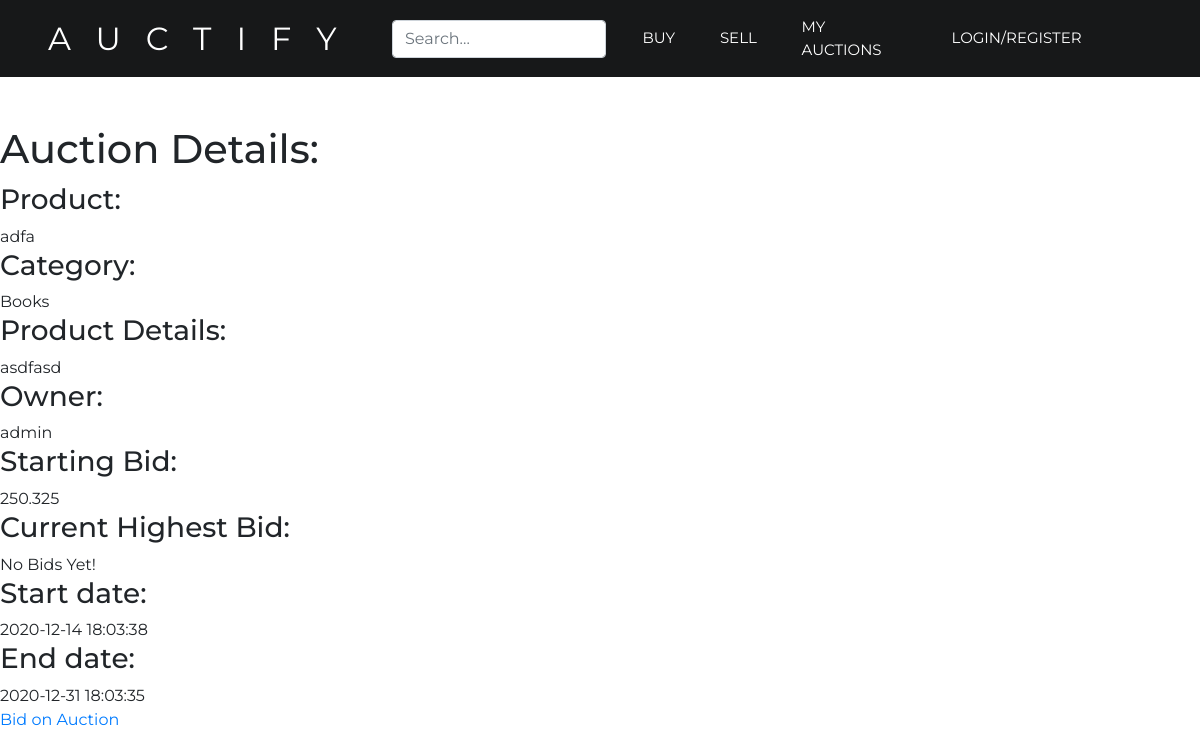
Page /viewAuction.php on the earlier database version.
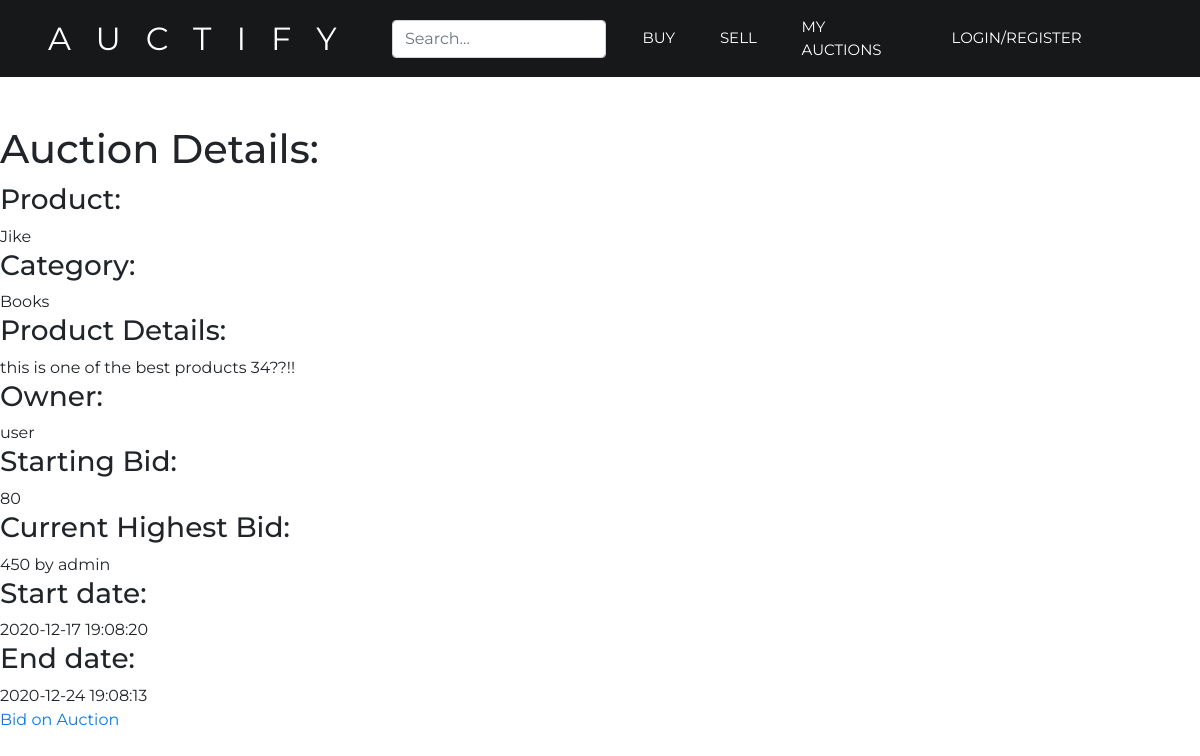
Same page on the later database version.
### tables this page shows
CREATE TABLE `products` (
  `id` int(11) NOT NULL,
  `name` varchar(50) NOT NULL,
  `details` varchar(200) NOT NULL,
  `category` varchar(50) NOT NULL
);

CREATE TABLE `auctions` (
  `id` int(11) NOT NULL,
  `owner` varchar(30) NOT NULL,
  `product` int(11) NOT NULL,
  `start` datetime NOT NULL,
  `end` datetime NOT NULL,
  `startprice` float NOT NULL,
  `bid` float DEFAULT NULL,
  `bidder` varchar(30) DEFAULT NULL,
  `status` varchar(15) NOT NULL
);

### controlled.php (called while the page is built, shortened)
<?php
try{
    require('connection.php');
    $sql="SELECT id, end, bidder FROM auctions WHERE status='active'";
    $rs=$db->query($sql);
    foreach($rs as $row){
        $auctionid = $row['id'];
    }
}
catch (PDOException $e){
    die($e->getMessage());
}
?>

### viewAuction.php (the view, shortened to what this page needs)
<?php
require('controlled.php');
extract($_REQUEST);
?>
<!DOCTYPE html>
<html>
<head>
	<?php include 'head.php'; ?>
</head>
<body>
	<?php include 'header.php'; ?>
<?php
try{
	require('connection.php');
	$sql = $db->prepare("SELECT * FROM auctions WHERE id=?");
	$sql->execute(array($auctionid));
	$auctions = $sql->fetch(PDO::FETCH_ASSOC);
	$productid = $auctions['product'];
	$sql = $db->prepare("SELECT * FROM products WHERE id=?");
	$sql->execute(array($productid));
	$products = $sql->fetch(PDO::FETCH_ASSOC);
	if ($auction = $auctions) {
		$highestBid = $auction['bid'];
		$highestBidder = $auction['bidder'];
	}
	echo "<h1>Auction Details:</h1>";
	echo "<h3>Product:</h3>";
	echo $products['name'];
	echo "<h3>Category:</h3>";
	echo $products['category'];
	echo "<h3>Product Details:</h3>";
	echo $products['details'];
	echo "<h3>Owner:</h3>";
	echo $auctions['owner'];
	echo "<h3>Starting Bid:</h3>";
	echo $auctions['startprice'];
	echo "<h3>Current Highest Bid:</h3>";
	if (isset($highestBid)) {
		echo "$highestBid by $highestBidder";
	} else {
		echo "No Bids Yet!";
	}
	echo "<h3>Start date:</h3>";
	echo $auctions['start'];
	echo "<h3>End date:</h3>";
	echo $auctions['end'];
	if ($auctions['owner']!=$_SESSION['username']) {
		echo "<p><a href='bid.php?auctionid=$auctionid'>Bid on Auction</a></p>";
	}
} catch(PDOExecption $e){
	die ("ERROR:".$e->getMessage());
}
?>
</body>
</html>

Differences in the rows shown:
no longer on this page (row unchanged): products: name "adfa", category "Books", details "asdfasd"
no longer on this page (row edited): auctions: owner "admin", startprice "250.325", start "2020-12-14 18:03:38", end "2020-12-31 18:03:35"
added products: name "Jike", category "Books", details "this is one of the best products 34??!!"
added auctions: owner "user", startprice "80", bid "450", bidder "admin", start "2020-12-17 19:08:20", end "2020-12-24 19:08:13"
Other differences:
text no longer shown: "No Bids Yet!"
text now shown: "by"
